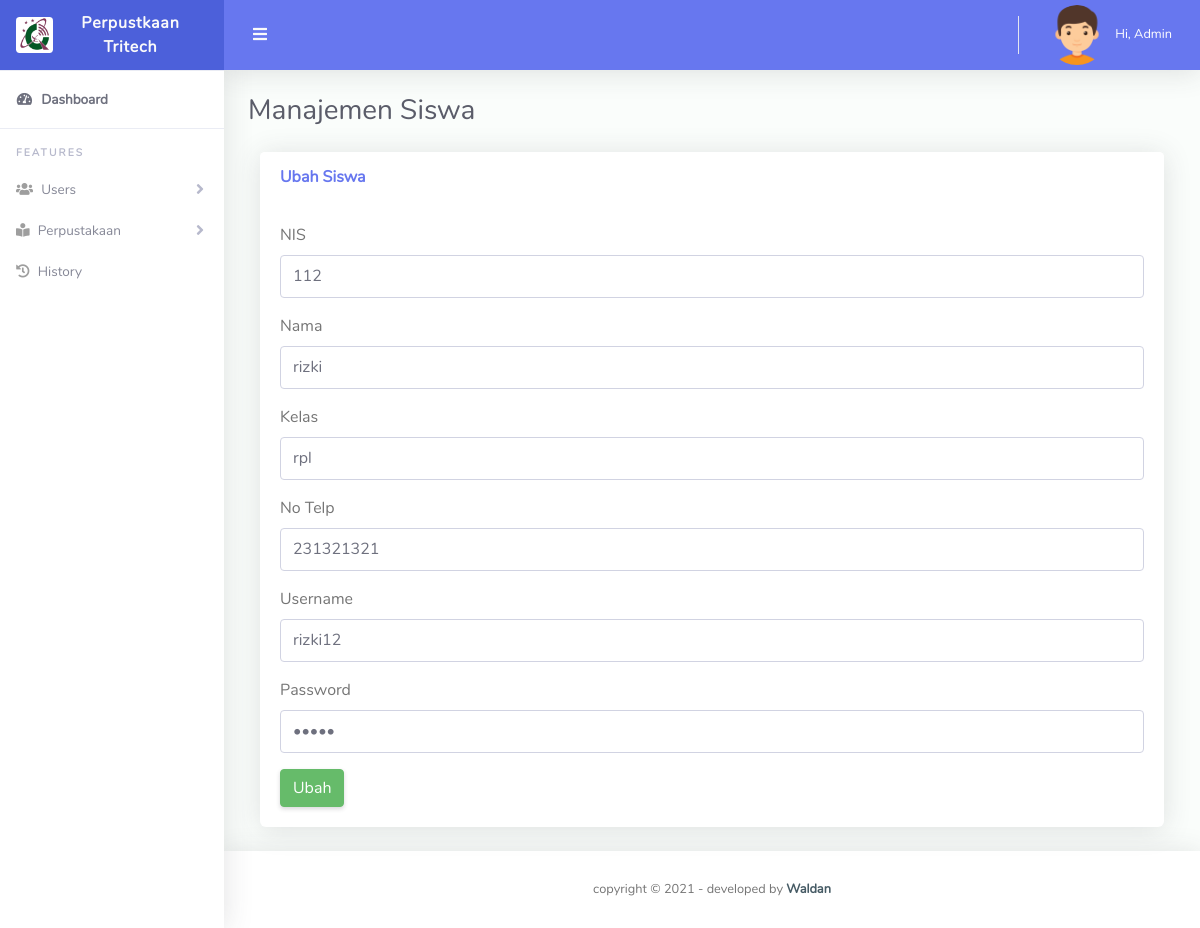
The app's page /siswa_ubah.php?id_siswa=1 with its own data.
### tables this page shows
CREATE TABLE `siswa` (
  `id_siswa` int(11) NOT NULL,
  `nis` varchar(255) NOT NULL,
  `nama_siswa` varchar(255) NOT NULL,
  `kelas` varchar(255) NOT NULL,
  `no_telp` varchar(14) NOT NULL,
  `username` varchar(255) NOT NULL,
  `password` varchar(255) NOT NULL,
  `level` varchar(10) NOT NULL,
  `created_at` timestamp NOT NULL DEFAULT current_timestamp(),
  `updated_at` timestamp NULL DEFAULT current_timestamp()
);

### config/functions/functionSiswa.php (called while the page is built, shortened)
<?php
include('./config/conn.php');
function query($query)
{
    global $conn;
    $result = mysqli_query($conn, $query);
    $rows = [];
    while ($row = mysqli_fetch_assoc($result)) {
        $rows[] =  $row;
    }
    return $rows;
}

### siswa_ubah.php (the view, shortened to what this page needs)
<?php
include('./config/functions/functionSiswa.php');
$id = $_GET['id_siswa'];
$dataSiswa = query("SELECT * FROM siswa WHERE id_siswa = $id")[0];
?>
<!DOCTYPE html>
<html lang="en">
<head>
    <?php include('./app/layouts/css.php'); ?>
</head>
<body id="page-top">
    <div id="wrapper">
        <?php include('./app/layouts/sidebar.php'); ?>
        <div id="content-wrapper" class="d-flex flex-column">
            <div id="content">
                <?php include('./app/layouts/topbar.php'); ?>
                <div class="container-fluid" id="container-wrapper">
                    <div class="d-sm-flex align-items-center justify-content-between mb-4">
                        <h1 class="h3 mb-0 text-gray-800">Manajemen Siswa</h1>
                    </div>
                    <div class="row">
                        <div class="col-lg-12 mb-4">
                            <div class="col-lg">
                                <div class="card lg">
                                    <div class="card-header py-3 d-flex flex-row align-items-center justify-content-between">
                                        <h6 class="m-0 font-weight-bold text-primary">Ubah Siswa</h6>
                                    </div>
                                    <div class="card-body">
                                        <form action="" method="POST">
                                            <div class="form-group">
                                                <label for="nis">NIS</label>
                                                <input type="number" class="form-control" id="nis" name="nis" value="<?= $dataSiswa['nis']; ?>" required>
                                            </div>
                                            <div class="form-group">
                                                <label for="nama_siswa">Nama</label>
                                                <input type="text" class="form-control" id="nama_siswa" name="nama_siswa" value="<?= $dataSiswa['nama_siswa']; ?>" required>
                                            </div>
                                            <div class="form-group">
                                                <label for="kelas">Kelas</label>
                                                <input type="text" class="form-control" id="kelas" name="kelas" value="<?= $dataSiswa['kelas']; ?>" required>
                                            </div>
                                            <div class="form-group">
                                                <label for="no_telp">No Telp</label>
                                                <input type="number" class="form-control" id="no_telp" name="no_telp" value="<?= $dataSiswa['no_telp']; ?>" required>
                                            </div>
                                            <div class="form-group">
                                                <label for="username">Username</label>
                                                <input type="text" class="form-control" id="username" name="username" value="<?= $dataSiswa['username']; ?>" required>
                                            </div>
                                            <div class="form-group">
                                                <label for="password">Password</label>
                                                <input type="password" class="form-control" id="password" name="password" value="<?= $dataSiswa['password']; ?>" required>
                                            </div>
                                            <button type="submit" name="submit" class="btn btn-success">Ubah</button>
                                        </form>
                                    </div>
                                </div>
                            </div>
                        </div>
                    </div>
                </div>
            </div>
            <?php include('./app/layouts/footer.php'); ?>
        </div>
    </div>
</body>
</html>

### records on screen
siswa: nis "112", nama_siswa "rizki", kelas "rpl", no_telp "231321321", username "rizki12"
